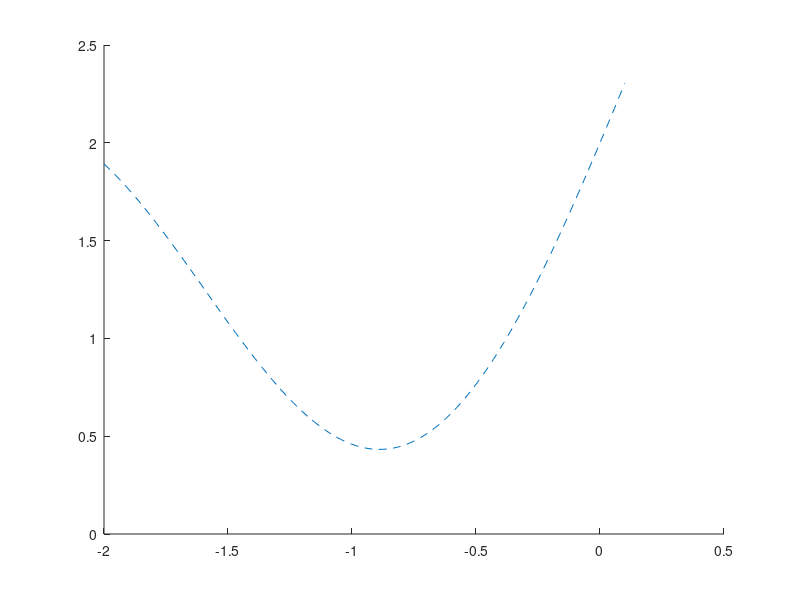

Source code (MATLAB): (Note: this script raises an error after producing the figure.)
clear
clc
close all

a = -2;
b = 0.1;
f = @(x) sin(2 * x) + exp(x) + 1;

% Esercizio 1
nodi = [-2, -1.25, -0.7, 0.1];
n_nodi = length(nodi);
degree = n_nodi - 1;

dominio_f = linspace(a, b, 100);
immagine_f = f(dominio_f);

immagine_nodi = f(nodi);

coeff_f = polyfit(nodi, immagine_nodi, degree);
imm_coeff = polyval(coeff_f, dominio_f);


% Esercizio 2
figure
hold on 

c = plot(dominio_f, immagine_f, '--', 'DisplayName', 'f(x)');
c.Color = 'blue';

c = plot(dominio_f, imm_coeff, 'DisplayName', 'p(x)');
c.Color = 'red';

c = plot(nodi, f(nodi), '*', 'DisplayName', 'nodi');
c.Color = 'black';

legend
grid on


% Esercizio 3
dominio_griglia = linspace(a, b, 1000);
immagine_griglia = f(dominio_griglia);

imm_coeff_griglia = polyval(coeff_f, dominio_griglia);

errore_ass_interp = norm(imm_coeff_griglia - immagine_griglia, inf)


% Esercizio 4
coeff_minimi_quadrati = polyfit(nodi, immagine_nodi, 2);
imm_coeff_minimi_quadrati = polyval(coeff_minimi_quadrati, dominio_f);

c = plot(dominio_f, imm_coeff_minimi_quadrati, '--', 'DisplayName', 'min. quadrati');
c.Color = '#00cc00';


% Esercizio 5
imm_coeff_minimi_quadrati_griglia = polyval(coeff_minimi_quadrati, dominio_griglia);
errore_ass_min_quadrati = norm(immagine_griglia - imm_coeff_minimi_quadrati_griglia, inf)
% E' peggiore di quella di prima

% Esercizio 6
% integrale(f) = - cos(x)^2 + x + exp(x) ~= 2.25

% Esercizio 7
% coeff_f: coefficienti pol. interp. Lagrange

m = 500; % sotto-intervalli

x = linspace(a, b, m + 1);
immagine_f = f(x);

H = (b - a) / m;

% Formula Cavalieri-Simpson composita
q = immagine_f(1) + 2 * sum(immagine_f(2 : m)) + immagine_f(m + 1);
q = q * H / 2

q_lagrange = sum( polyval(coeff_f, x(1 : m)) + 4 * polyval(coeff_f, ((x(1 : m) + x(2 : m + 1)) / 2)) + polyval(coeff_f, x(2 : m + 1)) );
q_lagrange = q_lagrange * H / 6

errore_ass_integrazione_lagrange = norm(q - q_lagrange)

% Esercizio 8
% coeff_minimi_quadrati: coefficienti pol. ai minimi quadrati

q_min_quadrati = sum( polyval(coeff_minimi_quadrati, x(1 : m)) + 4 * polyval(coeff_minimi_quadrati, ((x(1 : m) + x(2 : m + 1)) / 2)) + polyval(coeff_minimi_quadrati, x(2 : m + 1)) );
q_min_quadrati = q_min_quadrati * H / 6

errore_ass_integrazione_min_quad = norm(q - q_min_quadrati)
